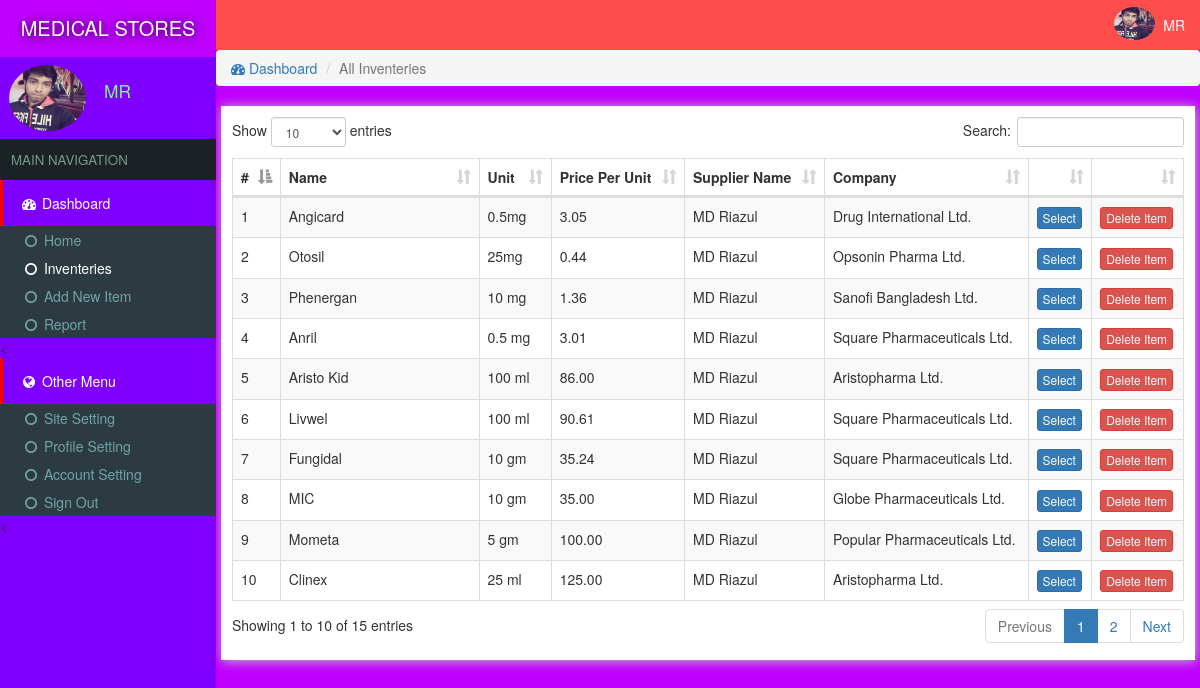
/inventeries.php (signed in), run on the app's committed database.
### tables this page shows
CREATE TABLE `site` (
  `id` int(11) NOT NULL,
  `title` varchar(222) NOT NULL,
  `name` varchar(222) NOT NULL
);

CREATE TABLE `users` (
  `id` int(11) NOT NULL,
  `email` varchar(222) NOT NULL,
  `password` varchar(222) NOT NULL,
  `name` varchar(222) NOT NULL,
  `pic` varchar(222) NOT NULL,
  `number` varchar(222) NOT NULL,
  `date` timestamp NOT NULL DEFAULT current_timestamp()
);

CREATE TABLE `inventeries` (
  `id` int(11) NOT NULL,
  `catId` int(11) NOT NULL,
  `supplier` varchar(222) NOT NULL,
  `name` text NOT NULL,
  `unit` text NOT NULL,
  `price` text NOT NULL,
  `pic` text NOT NULL,
  `description` text NOT NULL,
  `company` varchar(111) NOT NULL,
  `date` timestamp NOT NULL DEFAULT current_timestamp()
);

### assets/db.php (called while the page is built, shortened)
<?php
    $con = new mysqli('localhost','root','','store');
    $array = $con->query("select * from users where id ='$_SESSION[userId]'");
    $user = $array->fetch_assoc();
?>

### inventeries.php (the view, shortened to what this page needs)
<?php require "assets/function.php" ?>
<?php require 'assets/db.php';?>
<!DOCTYPE html>
<html>
<head>
<link rel="stylesheet" href="js/datatables.net-bs/css/dataTables.bootstrap.min.css">
  <?php require "assets/autoloader.php" ?>
</head>
<body style="background: #bf00ff;padding:0;margin:0">
<div class="dashboard" style="position: fixed;width: 18%;height: 100%;background:#8000ff">
  <div style="background:#bf00ff;padding: 14px 3px;color:white;font-size: 15pt;text-align: center;text-shadow: 1px 1px 11px black">
    <a href="index.php" style="color: white;text-decoration: none;"><?php echo strtoupper(siteName()); ?> </a>
  </div>
  <div class="flex" style="padding: 3px 7px;margin:5px 2px;">
    <div><img src="photo/<?php echo $user['pic'] ?>" class='img-circle' style='width: 77px;height: 66px'></div>
    <div style="color:lightgreen;font-size: 13pt;padding: 14px 7px;margin-left: 11px;"><?php echo ucfirst($user['name']); ?></div>
  </div>
  <div style="background: #1A2226;font-size: 10pt;padding: 11px;color: #79978F">MAIN NAVIGATION</div>
  <div>
    <div style="background:#8000ff;color: white;padding: 13px 17px;border-left: 3px solid #ff0000;"><span><i class="fa fa-dashboard fa-fw"></i> Dashboard</span></div>
    <div class="item">
      <ul class="nostyle zero">
        <a href="index.php"><li ><i class="fa fa-circle-o fa-fw"></i> Home</li></a>
        <a href="inventeries.php"><li style="color: white"><i class="fa fa-circle-o fa-fw"></i> Inventeries</li></a>
       <a href="addnew.php"><li><i class="fa fa-circle-o fa-fw"></i> Add New Item</li></a>
        <a href="reports.php"><li><i class="fa fa-circle-o fa-fw"></i> Report</li></a>
      </ul><
    </div>
  </div>
  <div style="background:#8000ff;color: white;padding: 13px 17px;border-left: 3px solid #ff0000;"><span><i class="fa fa-globe fa-fw"></i> Other Menu</span></div>
  <div class="item">
      <ul class="nostyle zero">
        <a href="sitesetting.php"><li><i class="fa fa-circle-o fa-fw"></i> Site Setting</li></a>
       <a href="profile.php"><li><i class="fa fa-circle-o fa-fw"></i> Profile Setting</li></a>
        <a href="accountSetting.php"><li><i class="fa fa-circle-o fa-fw"></i> Account Setting</li></a>
        <a href="logout.php"><li><i class="fa fa-circle-o fa-fw"></i> Sign Out</li></a>
      </ul><
    </div>
</div>
<div class="marginLeft" >
  <div style="color:white;background:#ff4d4d" >
    <div class="pull-right flex rightAccount" style="padding-right: 11px;padding: 7px;">
      <div><img src="photo/<?php echo $user['pic'] ?>" style='width: 41px;height: 33px;' class='img-circle'></div>
      <div style="padding: 8px"><?php echo ucfirst($user['name']) ?></div>
    </div>
  </div>
<?php
if (isset($_GET['catId']))
{
  $catId = $_GET['catId'];
  $array = $con->query("select * from categories where id='$catId'");
  $catArray =$array->fetch_assoc();
  $catName = $catArray['name'];
  $stockArray = $con->query("select * from inventeries where catId='$catArray[id]'");
}
else
{
  $catName = "All Inventeries";
  $stockArray = $con->query("select * from inventeries");
}
 ?>
  <div class="content">
   <ol class="breadcrumb ">
        <li><a href="index.php"><i class="fa fa-dashboard"></i> Dashboard</a></li>
        <li class="active"><?php echo $catName ?></li>
    </ol>
  <div class="tableBox" >
    <table id="dataTable" class="table table-bordered table-striped" style="z-index: -1">
      <thead>
        <th>#</th>
        <th>Name</th>
        <th>Unit</th>
        <th>Price Per Unit</th>
        <th>Supplier Name</th>
        <th>Company</th>
        <th></th>
        <th></th>
      </thead>
     <tbody>
      <?php $i=0;
        while ($row = $stockArray->fetch_assoc())
        {
          $i=$i+1;
          $id = $row['id'];
        ?>
          <tr>
            <td><?php echo $i; ?></td>
            <td><?php echo $row['name']; ?></td>
            <td><?php echo $row['unit']; ?></td>
            <td><?php echo $row['price']; ?></td>
            <td><?php echo $row['supplier']; ?></td>
            <td><?php echo $row['company']; ?></td>
            <?php
            if (!empty($_SESSION['bill']))
            {
            foreach ($_SESSION['bill'] as $key => $value)
            {
              if (in_array($row['id'], $_SESSION['bill'][$key]))
              {
                echo "<td>Selected</td>";break;
              }
               else
               {
              ?>
            <td id='selection<?php echo $i; ?>'><button class="btn btn-primary btn-xs" onclick="addInBill('<?php echo $id ?>','<?php echo $i; ?>')">Select</button></td>
              <?php break;} } } else {?>
              <td id='selection<?php echo $i; ?>'><button class="btn btn-primary btn-xs" onclick="addInBill('<?php echo $id ?>','<?php echo $i; ?>')">Select</button></td>
              <?php } ?>
              <td colspan="center"><a href="delete.php?item=<?php echo $row['id'] ?>&url=<?php echo $_SERVER['QUERY_STRING'] ?>"><button class='btn btn-danger btn-xs'>Delete Item</button></a></td>
          </tr>
      <?php
        }
       ?>
     </tbody>
    </table>
  </div>
  </div>
</div>
</body>
</html>

### data on the page
site: name "MEDICAL STORES"
users: pic (picture), name "MR"
inventeries: name "Angicard", unit "0.5mg", price "3.05", supplier "MD Riazul", company "Drug International Ltd."
inventeries: name "Otosil", unit "25mg", price "0.44", supplier "MD Riazul", company "Opsonin Pharma Ltd."
inventeries: name "Phenergan", unit "10 mg", price "1.36", supplier "MD Riazul", company "Sanofi Bangladesh Ltd."
inventeries: name "Anril", unit "0.5 mg", price "3.01", supplier "MD Riazul", company "Square Pharmaceuticals Ltd."
inventeries: name "Aristo Kid", unit "100 ml", price "86.00", supplier "MD Riazul", company "Aristopharma Ltd."
inventeries: name "Livwel", unit "100 ml", price "90.61", supplier "MD Riazul", company "Square Pharmaceuticals Ltd."
inventeries: name "Fungidal", unit "10 gm", price "35.24", supplier "MD Riazul", company "Square Pharmaceuticals Ltd."
inventeries: name "MIC", unit "10 gm", price "35.00", supplier "MD Riazul", company "Globe Pharmaceuticals Ltd."
inventeries: name "Mometa", unit "5 gm", price "100.00", supplier "MD Riazul", company "Popular Pharmaceuticals Ltd."
inventeries: name "Clinex", unit "25 ml", price "125.00", supplier "MD Riazul", company "Aristopharma Ltd."

### other printed values
$catName "All Inventeries"
